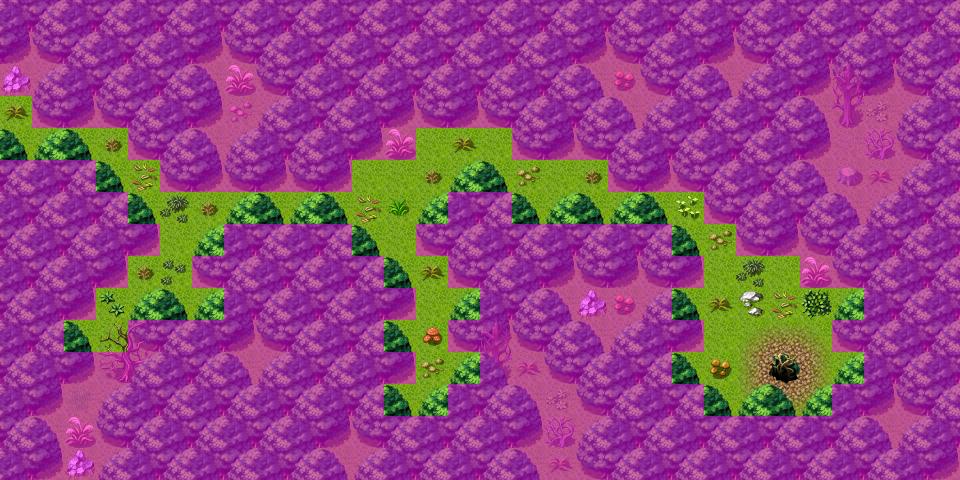

A level layout from a 2D game, rendered from its tile map. Below: a short description, then the map file with tile-grid data replaced by summaries:
An orthogonal 30x15 tile map with 32x32 px tiles, 4 tile layers (Ground, Objects, Above, Walkable), 14 tilesets and 7 objects (5x spawn, 2x mapchange).

<map version="1.0" orientation="orthogonal" width="30" height="15" tilewidth="32" tileheight="32">
    <properties>
        <property name="outdoors" value="1" />
    </properties>
    <tileset firstgid="1" name="map_6" tilewidth="32" tileheight="32">
        <image source="../drawable/map_6.png" width="256" height="256" />
    </tileset>
    <tileset firstgid="65" name="map_0" tilewidth="32" tileheight="32">
        <image source="../drawable/map_0.png" width="256" height="256" />
    </tileset>
    <tileset firstgid="129" name="map_19" tilewidth="32" tileheight="32">
        <image source="../drawable/map_19.png" width="256" height="256" />
    </tileset>
    <tileset firstgid="193" name="map_17" tilewidth="32" tileheight="32">
        <image source="../drawable/map_17.png" width="256" height="256" />
    </tileset>
    <tileset firstgid="257" name="map_27" tilewidth="32" tileheight="32">
        <image source="../drawable/map_27.png" width="256" height="256" />
    </tileset>
    <tileset firstgid="321" name="map_1" tilewidth="32" tileheight="32">
        <image source="../drawable/map_1.png" width="256" height="256" />
    </tileset>
    <tileset firstgid="385" name="map_16" tilewidth="32" tileheight="32">
        <image source="../drawable/map_16.png" width="256" height="256" />
    </tileset>
    <tileset firstgid="449" name="map_4" tilewidth="32" tileheight="32">
        <image source="../drawable/map_4.png" width="256" height="256" />
    </tileset>
    <tileset firstgid="513" name="map_3" tilewidth="32" tileheight="32">
        <image source="../drawable/map_3.png" width="256" height="256" />
    </tileset>
    <tileset firstgid="577" name="map_5" tilewidth="32" tileheight="32">
        <image source="../drawable/map_5.png" width="256" height="256" />
    </tileset>
    <tileset firstgid="641" name="map_10" tilewidth="32" tileheight="32">
        <image source="../drawable/map_10.png" width="256" height="256" />
    </tileset>
    <tileset firstgid="705" name="map_2" tilewidth="32" tileheight="32">
        <image source="../drawable/map_2.png" width="256" height="256" />
    </tileset>
    <tileset firstgid="769" name="map_36" tilewidth="32" tileheight="32">
        <image source="../drawable/map_36.png" width="256" height="256" />
    </tileset>
    <tileset firstgid="833" name="map_26" tilewidth="32" tileheight="32">
        <image source="../drawable/map_26.png" width="256" height="256" />
    </tileset>
    <layer name="Ground" width="30" height="15">
        <data>[450 cells, 450 non-empty, 2 distinct tile ids]</data>
    </layer>
    <layer name="Objects" width="30" height="15">
        <data>[450 cells, 395 non-empty, 37 distinct tile ids]</data>
    </layer>
    <layer name="Above" width="30" height="15">
        <data>[450 cells, 51 non-empty, 5 distinct tile ids]</data>
    </layer>
    <layer name="Walkable" width="30" height="15">
        <data>[450 cells, 369 non-empty, 1 distinct tile ids]</data>
    </layer>
    <objectgroup name="Mapevents">
        <object name="west" type="mapchange" x="0" y="96" width="32" height="64">
            <properties>
                <property name="map" value="lodar0" />
                <property name="place" value="east1" />
            </properties>
        </object>
        <object name="down lodar5" type="mapchange" x="768" y="352" width="32" height="32">
            <properties>
                <property name="map" value="lodar5cave0" />
                <property name="place" value="up lodar5cave0" />
            </properties>
        </object>
    </objectgroup>
    <objectgroup name="Spawn">
        <object name="forestfly1" type="spawn" x="64" y="128" width="192" height="224">
            <properties>
                <property name="quantity" value="3" />
                <property name="spawngroup" value="forestfly1" />
            </properties>
        </object>
        <object name="hanklbit1" type="spawn" x="256" y="192" width="64" height="32">
            <properties>
                <property name="quantity" value="2" />
                <property name="spawngroup" value="hanklbit1" />
            </properties>
        </object>
        <object name="forestfly1_1" type="spawn" x="320" y="128" width="320" height="288">
            <properties>
                <property name="quantity" value="5" />
                <property name="spawngroup" value="forestfly1" />
            </properties>
        </object>
        <object name="forestfly1_2" type="spawn" x="672" y="192" width="32" height="64">
            <properties>
                <property name="quantity" value="2" />
                <property name="spawngroup" value="forestfly1" />
            </properties>
        </object>
        <object name="caveburr1" type="spawn" x="672" y="288" width="192" height="128">
            <properties>
                <property name="quantity" value="3" />
                <property name="spawngroup" value="caveburr1" />
            </properties>
        </object>
    </objectgroup>
    <objectgroup name="Keys" visible="0" />
</map>
